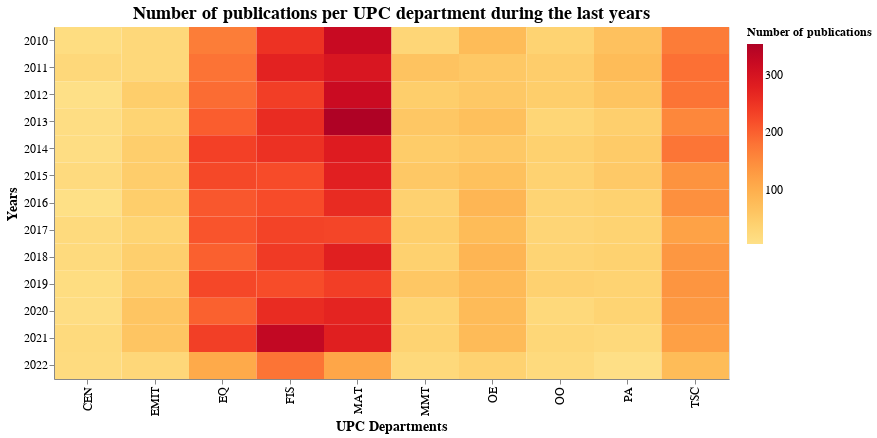

This figure's notebook cell:
### Code cell
base = alt.Chart(df1_complete).mark_rect(
    ).encode(
    x=alt.X('DEPARTAMENT UPC ACRO', title='UPC Departments', axis = alt.Axis (labelFontSize=12, titleFontSize = 14)),
    y=alt.Y('ANYS:O', title='Years', axis = alt.Axis (labelFontSize=12, titleFontSize = 14)),
    color=alt.condition(click1, alt.Color('PUBLICACIONS:Q',
              title='Number of publications',
              scale=alt.Scale(scheme='yelloworangered'), legend = alt.Legend(titleFontSize = 12, labelFontSize=12)), alt.value('lightgray'))
    ).properties (
        title=alt.TitleParams("Number of publications per UPC department during the last years",fontSize=18),
        width = 675,
        height = 352
    )

base.interactive().add_selection(click1)

### Figure 1 — Vega-Lite specification as saved in the notebook (floating-point values rounded to 4 significant figures; data arrays with more than 128 entries replaced by an {"elided": "..."} marker saying what was removed)
{"config": {"view": {"continuousWidth": 400, "continuousHeight": 300}}, "data": {"name": "data-15fc166f4607b9f53dc86e38c575c4a2"}, "mark": "rect", "encoding": {"color": {"condition": {"field": "PUBLICACIONS", "legend": {"labelFontSize": 12, "titleFontSize": 12}, "scale": {"scheme": "yelloworangered"}, "title": "Number of publications", "type": "quantitative", "selection": "selector001"}, "value": "lightgray"}, "x": {"axis": {"labelFontSize": 12, "titleFontSize": 14}, "field": "DEPARTAMENT UPC ACRO", "title": "UPC Departments", "type": "nominal"}, "y": {"axis": {"labelFontSize": 12, "titleFontSize": 14}, "field": "ANYS", "title": "Years", "type": "ordinal"}}, "height": 352, "selection": {"selector004": {"type": "interval", "bind": "scales", "encodings": ["x", "y"]}, "selector001": {"type": "multi", "fields": ["DEPARTAMENT UPC ACRO"]}}, "title": {"text": "Number of publications per UPC department during the last years", "fontSize": 18}, "width": 675, "$schema": "https://vega.github.io/schema/vega-lite/v4.17.0.json", "datasets": {"data-15fc166f4607b9f53dc86e38c575c4a2": {"elided": "130 records"}}}
